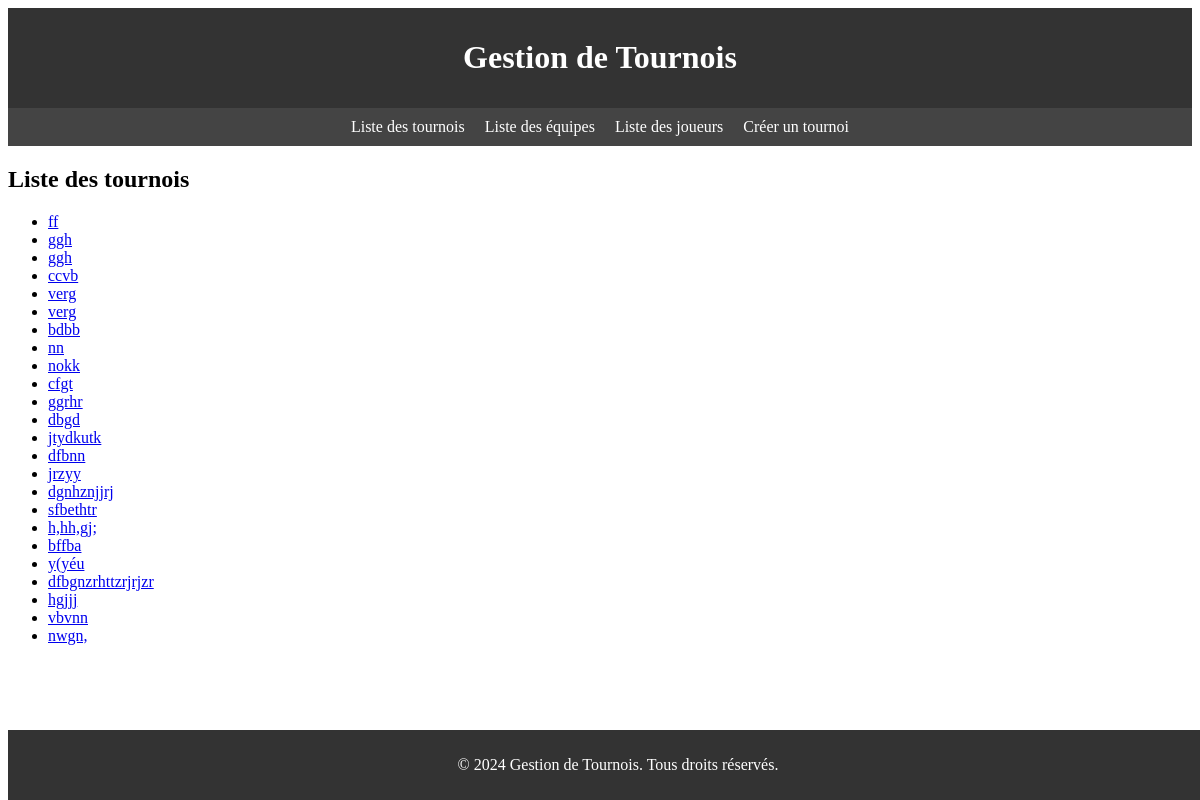
The app's page /managertournament/, older data.
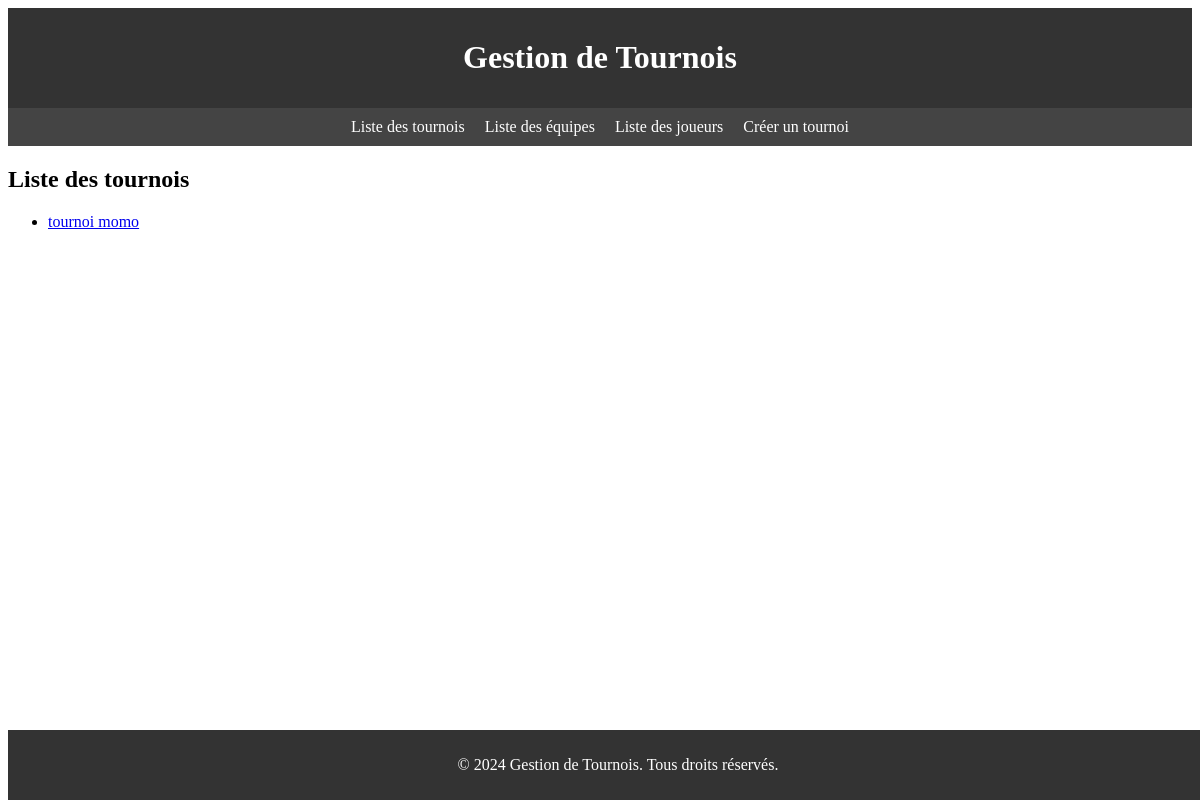
The same page, newer data.
### managertournament/models.py (models this page shows)
class Tournament(models.Model):
    SPORT_TYPES = (
        ('football', 'Football'),
        ('basketball', 'Basketball'),
        ('tennis', 'Tennis'),
    )
    name = models.CharField(max_length=100)
    start_date = models.DateField()
    end_date = models.DateField()
    sport_type = models.CharField(max_length=100, choices=SPORT_TYPES)
    teams = models.ManyToManyField('Team', related_name='tournaments', blank=True)
    app_label = 'managertournament'

### managertournament/views.py (the view)
# urls.py: path('', views.tournament_list, name='tournament_list'),
def tournament_list(request):
    tournaments = Tournament.objects.all()
    return render(request, 'tournament_list.html', {'tournaments': tournaments})

### managertournament/templates/tournament_list.html
{% extends 'base.html' %} {% block content %}
<h2>Liste des tournois</h2>
<ul>
  {% for tournament in tournaments %}
  <li>
    <a href="{% url 'managertournament:tournament_detail' tournament.pk %}"
      >{{ tournament.name }}</a
    >
  </li>
  {% endfor %}
</ul>
{% endblock %}

Row changes from the older to the newer data that the page shows:
removed Tournament: name "ggh"
removed Tournament: name "ggh"
removed Tournament: name "ccvb"
removed Tournament: name "verg"
removed Tournament: name "verg"
removed Tournament: name "bdbb"
removed Tournament: name "nn"
removed Tournament: name "nokk"
removed Tournament: name "cfgt"
removed Tournament: name "ggrhr"
removed Tournament: name "dbgd"
removed Tournament: name "jtydkutk"
removed Tournament: name "dfbnn"
removed Tournament: name "jrzyy"
removed Tournament: name "dgnhznjjrj"
removed Tournament: name "sfbethtr"
removed Tournament: name "h,hh,gj;"
removed Tournament: name "bffba"
removed Tournament: name "y(yéu"
removed Tournament: name "dfbgnzrhttzrjrjzr"
removed Tournament: name "hgjjj"
removed Tournament: name "vbvnn"
removed Tournament: name "nwgn,"
changed Tournament: name "ff" → "tournoi momo"
